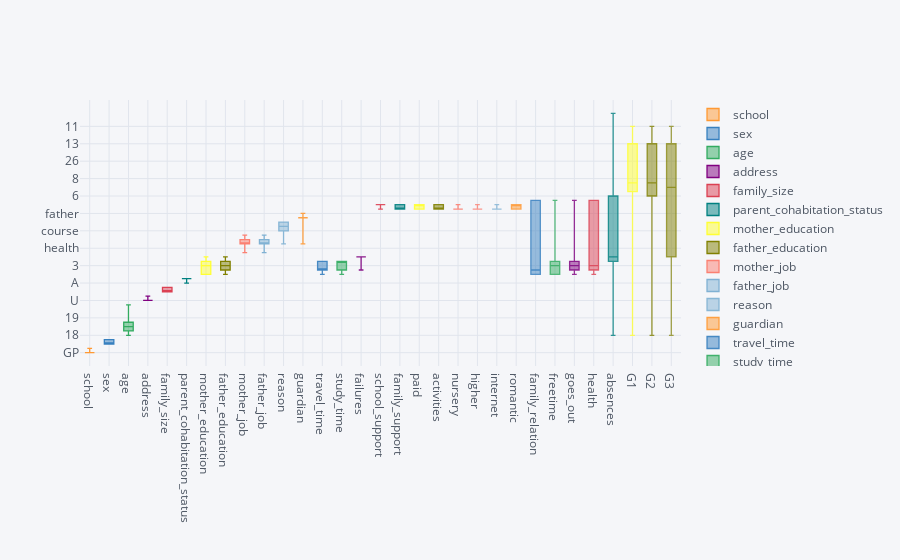

Notebook cell for this chart:
### Code cell
stud.iplot(kind='box')

### Figure 1 — Plotly figure (JSON) as saved in the notebook; plotly's stock layout.template omitted (floating-point values rounded to 4 significant figures; data arrays with more than 128 entries replaced by an {"elided": "..."} marker saying what was removed)
{"data": [{"boxpoints": false, "line": {"width": 1.3}, "marker": {"color": "rgba(255, 153, 51, 1.0)"}, "name": "school", "orientation": "v", "y": {"elided": "395 str values"}, "type": "box"}, {"boxpoints": false, "line": {"width": 1.3}, "marker": {"color": "rgba(55, 128, 191, 1.0)"}, "name": "sex", "orientation": "v", "y": {"elided": "395 str values"}, "type": "box"}, {"boxpoints": false, "line": {"width": 1.3}, "marker": {"color": "rgba(50, 171, 96, 1.0)"}, "name": "age", "orientation": "v", "y": {"elided": "395 int values"}, "type": "box"}, {"boxpoints": false, "line": {"width": 1.3}, "marker": {"color": "rgba(128, 0, 128, 1.0)"}, "name": "address", "orientation": "v", "y": {"elided": "395 str values"}, "type": "box"}, {"boxpoints": false, "line": {"width": 1.3}, "marker": {"color": "rgba(219, 64, 82, 1.0)"}, "name": "family_size", "orientation": "v", "y": {"elided": "395 str values"}, "type": "box"}, {"boxpoints": false, "line": {"width": 1.3}, "marker": {"color": "rgba(0, 128, 128, 1.0)"}, "name": "parent_cohabitation_status", "orientation": "v", "y": {"elided": "395 str values"}, "type": "box"}, {"boxpoints": false, "line": {"width": 1.3}, "marker": {"color": "rgba(255, 255, 51, 1.0)"}, "name": "mother_education", "orientation": "v", "y": {"elided": "395 int values"}, "type": "box"}, {"boxpoints": false, "line": {"width": 1.3}, "marker": {"color": "rgba(128, 128, 0, 1.0)"}, "name": "father_education", "orientation": "v", "y": {"elided": "395 int values"}, "type": "box"}, {"boxpoints": false, "line": {"width": 1.3}, "marker": {"color": "rgba(251, 128, 114, 1.0)"}, "name": "mother_job", "orientation": "v", "y": {"elided": "395 str values"}, "type": "box"}, {"boxpoints": false, "line": {"width": 1.3}, "marker": {"color": "rgba(128, 177, 211, 1.0)"}, "name": "father_job", "orientation": "v", "y": {"elided": "395 str values"}, "type": "box"}, {"boxpoints": false, "line": {"width": 1.3}, "marker": {"color": "rgba(128, 177, 211, 0.8999999999999999)"}, "name": "reason", "orientation": "v", "y": {"elided": "395 str values"}, "type": "box"}, {"boxpoints": false, "line": {"width": 1.3}, "marker": {"color": "rgba(255, 153, 51, 0.8999999999999999)"}, "name": "guardian", "orientation": "v", "y": {"elided": "395 str values"}, "type": "box"}, {"boxpoints": false, "line": {"width": 1.3}, "marker": {"color": "rgba(55, 128, 191, 0.8999999999999999)"}, "name": "travel_time", "orientation": "v", "y": {"elided": "395 int values"}, "type": "box"}, {"boxpoints": false, "line": {"width": 1.3}, "marker": {"color": "rgba(50, 171, 96, 0.8999999999999999)"}, "name": "study_time", "orientation": "v", "y": {"elided": "395 int values"}, "type": "box"}, {"boxpoints": false, "line": {"width": 1.3}, "marker": {"color": "rgba(128, 0, 128, 0.8999999999999999)"}, "name": "failures", "orientation": "v", "y": {"elided": "395 int values"}, "type": "box"}, {"boxpoints": false, "line": {"width": 1.3}, "marker": {"color": "rgba(219, 64, 82, 0.8999999999999999)"}, "name": "school_support", "orientation": "v", "y": {"elided": "395 str values"}, "type": "box"}, {"boxpoints": false, "line": {"width": 1.3}, "marker": {"color": "rgba(0, 128, 128, 0.8999999999999999)"}, "name": "family_support", "orientation": "v", "y": {"elided": "395 str values"}, "type": "box"}, {"boxpoints": false, "line": {"width": 1.3}, "marker": {"color": "rgba(255, 255, 51, 0.8999999999999999)"}, "name": "paid", "orientation": "v", "y": {"elided": "395 str values"}, "type": "box"}, {"boxpoints": false, "line": {"width": 1.3}, "marker": {"color": "rgba(128, 128, 0, 0.8999999999999999)"}, "name": "activities", "orientation": "v", "y": {"elided": "395 str values"}, "type": "box"}, {"boxpoints": false, "line": {"width": 1.3}, "marker": {"color": "rgba(251, 128, 114, 0.8999999999999999)"}, "name": "nursery", "orientation": "v", "y": {"elided": "395 str values"}, "type": "box"}, {"boxpoints": false, "line": {"width": 1.3}, "marker": {"color": "rgba(251, 128, 114, 0.7999999999999998)"}, "name": "higher", "orientation": "v", "y": {"elided": "395 str values"}, "type": "box"}, {"boxpoints": false, "line": {"width": 1.3}, "marker": {"color": "rgba(128, 177, 211, 0.7999999999999998)"}, "name": "internet", "orientation": "v", "y": {"elided": "395 str values"}, "type": "box"}, {"boxpoints": false, "line": {"width": 1.3}, "marker": {"color": "rgba(255, 153, 51, 0.7999999999999998)"}, "name": "romantic", "orientation": "v", "y": {"elided": "395 str values"}, "type": "box"}, {"boxpoints": false, "line": {"width": 1.3}, "marker": {"color": "rgba(55, 128, 191, 0.7999999999999998)"}, "name": "family_relation", "orientation": "v", "y": {"elided": "395 int values"}, "type": "box"}, {"boxpoints": false, "line": {"width": 1.3}, "marker": {"color": "rgba(50, 171, 96, 0.7999999999999998)"}, "name": "freetime", "orientation": "v", "y": {"elided": "395 int values"}, "type": "box"}, {"boxpoints": false, "line": {"width": 1.3}, "marker": {"color": "rgba(128, 0, 128, 0.7999999999999998)"}, "name": "goes_out", "orientation": "v", "y": {"elided": "395 int values"}, "type": "box"}, {"boxpoints": false, "line": {"width": 1.3}, "marker": {"color": "rgba(219, 64, 82, 0.7999999999999998)"}, "name": "health", "orientation": "v", "y": {"elided": "395 int values"}, "type": "box"}, {"boxpoints": false, "line": {"width": 1.3}, "marker": {"color": "rgba(0, 128, 128, 0.7999999999999998)"}, "name": "absences", "orientation": "v", "y": {"elided": "395 int values"}, "type": "box"}, {"boxpoints": false, "line": {"width": 1.3}, "marker": {"color": "rgba(255, 255, 51, 0.7999999999999998)"}, "name": "G1", "orientation": "v", "y": {"elided": "395 int values"}, "type": "box"}, {"boxpoints": false, "line": {"width": 1.3}, "marker": {"color": "rgba(128, 128, 0, 0.7999999999999998)"}, "name": "G2", "orientation": "v", "y": {"elided": "395 int values"}, "type": "box"}, {"boxpoints": false, "line": {"width": 1.3}, "marker": {"color": "rgba(128, 128, 0, 0.7)"}, "name": "G3", "orientation": "v", "y": {"elided": "395 int values"}, "type": "box"}], "layout": {"legend": {"bgcolor": "#F5F6F9", "font": {"color": "#4D5663"}}, "paper_bgcolor": "#F5F6F9", "plot_bgcolor": "#F5F6F9", "title": {"font": {"color": "#4D5663"}}, "xaxis": {"gridcolor": "#E1E5ED", "showgrid": true, "tickfont": {"color": "#4D5663"}, "title": {"font": {"color": "#4D5663"}, "text": ""}, "zerolinecolor": "#E1E5ED"}, "yaxis": {"gridcolor": "#E1E5ED", "showgrid": true, "tickfont": {"color": "#4D5663"}, "title": {"font": {"color": "#4D5663"}, "text": ""}, "zerolinecolor": "#E1E5ED"}}}
